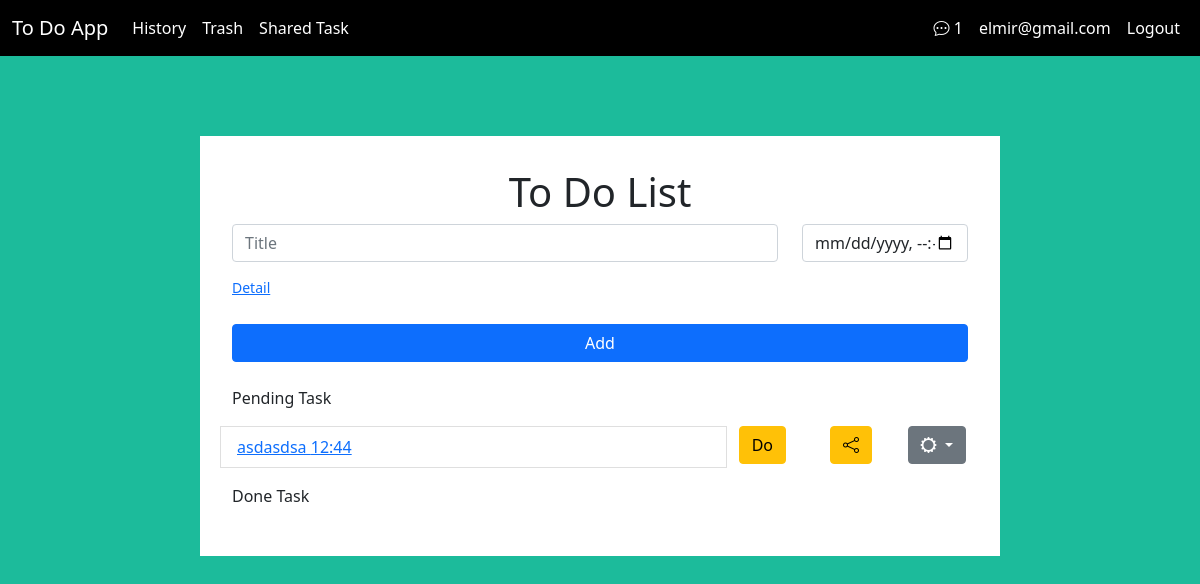
Before: / (signed in) with the older database file.
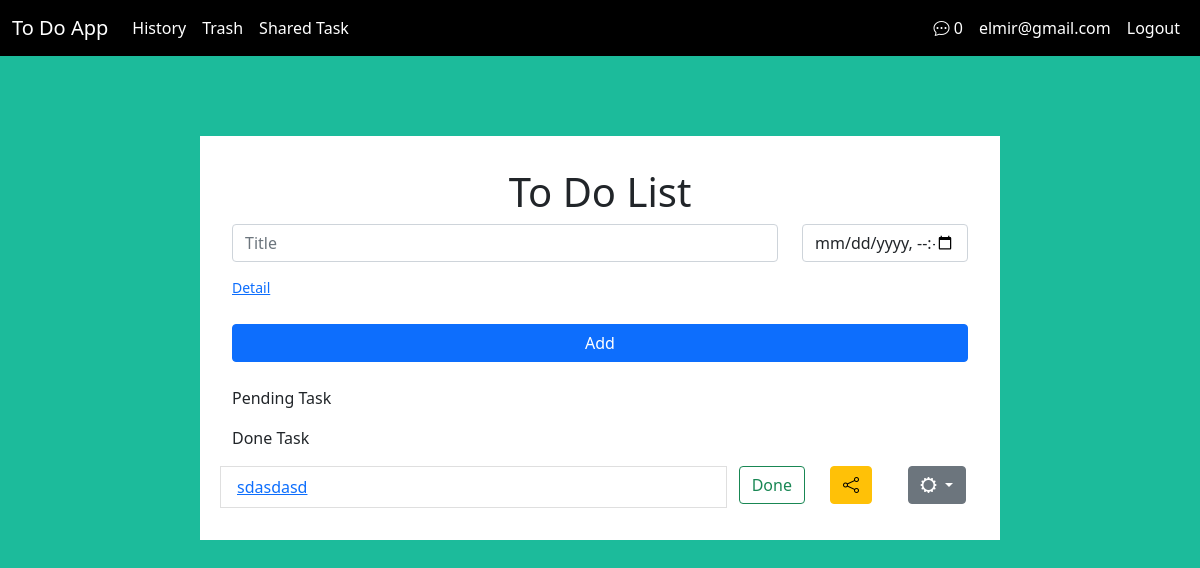
After: the same page with the newer database file.
### accounts/models.py (models this page shows)
class CustomUser(AbstractUser):
    username = None
    email = models.EmailField(unique=True)
    token =models.CharField(max_length=120,null=True,blank=True)
    is_active = models.BooleanField(default=False)
    USERNAME_FIELD = 'email'
    REQUIRED_FIELDS = []
    object = CustomUserManager()

### todoapp/models.py (models this page shows, shortened)
class Task(models.Model):
    title = models.CharField(max_length=255)
    deadline = models.DateTimeField()
    description = models.TextField(null=True,blank=True)
    reminder = models.BooleanField()
    done = models.BooleanField(default=False)
    user = models.ForeignKey(user,on_delete=models.CASCADE,null=True,blank=True)
    is_deleted = models.BooleanField(default=False)
    created_at = models.DateTimeField(auto_now_add=True)
    updated_at = models.DateTimeField(auto_now=True)
    def get_absolute_url(self):
        return reverse("task-detail", kwargs={"pk": self.pk})

### core/views.py (the view)
# urls.py: path('',IndexPageView.as_view(),name='index')
class IndexPageView(LoginRequiredMixin,TemplateView):
    template_name = 'index.html'
    def get_context_data(self, **kwargs):
        context = super().get_context_data(**kwargs)
        context["form"] = TaskForm()
        context["tasks"] = Task.objects.filter(is_deleted=False, user=self.request.user).all()
        return context

### todoapp/forms.py
class TaskForm(forms.ModelForm):
    class Meta:
        model = Task
        fields = ['title','deadline','description','reminder']
        widgets = {
            'title':forms.TextInput(attrs={'class':'form-control','placeholder':'Title'}),
            'deadline':forms.DateTimeInput(attrs={'class':'form-control','type':'datetime-local'}),
            'reminder':forms.CheckboxInput(attrs={'class':'form-check-input'}),
            'description':forms.Textarea(attrs={'class':'form-control','placeholder':'Description'})
        }

### core/views.py (called while the page is built)
    @method_decorator(login_required)
    def dispatch(self,request,*args,**kwargs):
        return super(LoginRequiredMixin,self).dispatch(request,*args,**kwargs)

### todoapp/templatetags/message.py (called while the page is built)
@register.simple_tag(name='messageCount')
def messageCount(user):
    return TaskShare.objects.filter(user=user,request=False).count()

### templates/index.html (shortened to what the changed rows need)
{% extends 'base.html' %}
{% block content %}
<div class="container">
  <div class="row">
    <div class="d-flex justify-content-center mainBox">
      <div class="toDoBox">
        <h1 style="text-align: center;">To Do List</h1>
        <div class="form-todo">
          <form method="POST" action="{% url 'add-task' %}">
            <div class="row">
              <div>
                <div>
                  <h2 id="headingOne">
                    <a href="" style="font-size: 14px;" type="button" data-bs-toggle="collapse" data-bs-target="#collapseOne" aria-expanded="true" aria-controls="collapseOne">
                     Detail
                    </a>
                  </h2>
                </div>
              </div>
            </div>
          </form>
        </div>
        <div class="list-group">
          <div class="list mt-4">
            {% for task in tasks %}
            {% if task.done == False %}
            <div class="row">
              <div class="col-8 list-group-item">
                <a href="{{task.get_absolute_url}}">{{task.title}}  {{task.updated_at|date:"f"}}</a>
              </div>
              <div class="col-4">
                <div class="row">
                  <div class="col-4">
                    <div class="padd" style="padding: 0 0;">
                        <a href="{% url 'task-done' task.pk %}" type="button" class="btn btn-warning">Do</a>
                    </div>
                  </div>
                  <div class="col-4" >
                    <div class="padd" style="padding: 0 7px;">
                    <a type="button" href="{% url 'task-share' task.pk %}" class="btn btn-warning">
                      <i class="bi bi-share"></i>
                    </a>
                    </div>
                  </div>
                  <div class="col-4" >
                    <div class="dropdown">
                      <button class="btn btn-secondary dropdown-toggle" type="button" id="dropdownMenuButton1" data-bs-toggle="dropdown" aria-expanded="false">
                        <i class="bi bi-gear-wide"></i>
                      </button>
                    </div>
                  </div>
                </div>
              </div>
            </div>
            {% endif %}
            {% endfor %}
            {% for task in tasks %}
            {% if task.done == True %}
            <div class="row">
              <div class="col-8 list-group-item">
                <a href="{{task.get_absolute_url}}">{{task.title}}</a>
              </div>
              <div class="col-4">
                <div class="row">
                  <div class="col-4">
                    <div class="padd" style="padding: 0 0;">
                      <a href="{% url 'task-done' task.pk  %}" type="button" class="btn btn-outline-success">Done</a>
                    </div>
                  </div>
                  <div class="col-4" >
                    <div class="padd" style="padding: 0 7px;">
                    <a type="button" href="{% url 'task-share' task.pk %}" class="btn btn-warning">
                      <i class="bi bi-share"></i>
                    </a>
                    </div>
                  </div>
                  <div class="col-4" >
                    <div class="dropdown">
                      <button class="btn btn-secondary dropdown-toggle" type="button" id="dropdownMenuButton1" data-bs-toggle="dropdown" aria-expanded="false">
                        <i class="bi bi-gear-wide"></i>
                      </button>
                    </div>
                  </div>
                </div>
              </div>
            </div>
            {% endif %}
            {% endfor %}
          </div>
        </div>
      </div>
    </div>
  </div>
</div>
{% endblock content %}

### templates/base.html (shortened to what this page needs)
{% load static %}
{% load message %}
<!doctype html>
<html lang="en">
<head>
  <link href="https://cdn.jsdelivr.net/npm/bootstrap@5.0.2/dist/css/bootstrap.min.css" rel="stylesheet"
>
  <link rel="stylesheet" href="{% static 'css/style.css' %}">
  <link rel="stylesheet" href="https://cdn.jsdelivr.net/npm/bootstrap-icons@1.7.2/font/bootstrap-icons.css">
</head>
<body>
  <nav class="navbar navbar-expand-lg navbar-dark" style="background-color: black;">
    <div class="container-fluid">
      <a class="navbar-brand" href="{% url 'index' %}">To Do App</a>
      <div class="collapse navbar-collapse" id="navbarSupportedContent">
        <ul class="navbar-nav me-auto mb-2 mb-lg-0">
          <li class="nav-item">
            <a class="nav-link active" aria-current="page" href="#">History</a>
          </li>
          <li class="nav-item">
            <a class="nav-link active" aria-current="page" href="{% url 'trash' %}">Trash</a>
          </li>
          <li class="nav-item">
            <a class="nav-link active" aria-current="page" href="{% url 'shared-task' %}">Shared Task</a>
          </li>
        </ul>
        <div class="d-flex">
          {% if request.user %}
          <ul class="navbar-nav me-auto mb-2 mb-lg-0">
            <li class="nav-item">
              <a class="nav-link active" aria-current="page" href="{% url 'message' %}"><i class="bi bi-chat-dots"></i> {% messageCount request.user %}</a>
            </li>
            <li class="nav-item">
              <a class="nav-link active" aria-current="page" href="#">{{request.user.email}}</a>
            </li>
            <li class="nav-item">
              <a href="{% url 'logout' %}" class="nav-link active" aria-current="page" href="#">Logout</a>
            </li>
          </ul>
          {% endif %}
        </div>
      </div>
    </div>
  </nav>
  {% block content %}
  {% endblock content %}
</body>
</html>

Changed rows visible on the page:
removed Task: title "asdasdsa", updated_at "12:44", shown under "Detail"
changed CustomUser "elmir@gmail.com": id "1" → "0"
added Task: title "sdasdasd", shown under "Detail"
